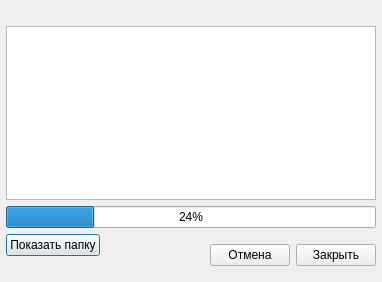
<?xml version="1.0" encoding="UTF-8"?>
<ui version="4.0">
 <class>UProgressFileDialog</class>
 <widget class="QDialog" name="UProgressFileDialog">
  <property name="geometry">
   <rect>
    <x>0</x>
    <y>0</y>
    <width>382</width>
    <height>282</height>
   </rect>
  </property>
  <property name="windowTitle">
   <string>Dialog</string>
  </property>
  <layout class="QVBoxLayout" name="verticalLayout_2">
   <property name="spacing">
    <number>6</number>
   </property>
   <property name="margin">
    <number>6</number>
   </property>
   <item>
    <widget class="QLabel" name="labelDescription">
     <property name="text">
      <string/>
     </property>
    </widget>
   </item>
   <item>
    <widget class="QListView" name="lViewLog">
     <property name="editTriggers">
      <set>QAbstractItemView::NoEditTriggers</set>
     </property>
    </widget>
   </item>
   <item>
    <widget class="QProgressBar" name="progressBar">
     <property name="value">
      <number>24</number>
     </property>
     <property name="alignment">
      <set>Qt::AlignCenter</set>
     </property>
     <property name="textVisible">
      <bool>true</bool>
     </property>
     <property name="invertedAppearance">
      <bool>false</bool>
     </property>
     <property name="textDirection">
      <enum>QProgressBar::BottomToTop</enum>
     </property>
     <property name="format">
      <string>%p%</string>
     </property>
    </widget>
   </item>
   <item>
    <layout class="QHBoxLayout" name="horizontalLayout_2">
     <item>
      <layout class="QVBoxLayout" name="verticalLayout">
       <item>
        <layout class="QHBoxLayout" name="horizontalLayout">
         <item>
          <widget class="QPushButton" name="pButtonOpenFolder">
           <property name="text">
            <string>Показать папку</string>
           </property>
          </widget>
         </item>
         <item>
          <widget class="QLabel" name="labelMask">
           <property name="text">
            <string/>
           </property>
          </widget>
         </item>
        </layout>
       </item>
       <item>
        <widget class="QLabel" name="labelCorruptFile">
         <property name="text">
          <string/>
         </property>
        </widget>
       </item>
      </layout>
     </item>
     <item>
      <spacer name="horizontalSpacer">
       <property name="orientation">
        <enum>Qt::Horizontal</enum>
       </property>
       <property name="sizeHint" stdset="0">
        <size>
         <width>40</width>
         <height>20</height>
        </size>
       </property>
      </spacer>
     </item>
     <item>
      <widget class="QPushButton" name="pButtonCancel">
       <property name="text">
        <string>Отмена</string>
       </property>
      </widget>
     </item>
     <item>
      <widget class="QPushButton" name="pButtonClose">
       <property name="text">
        <string>Закрыть</string>
       </property>
      </widget>
     </item>
    </layout>
   </item>
  </layout>
 </widget>
 <resources/>
 <connections/>
</ui>
